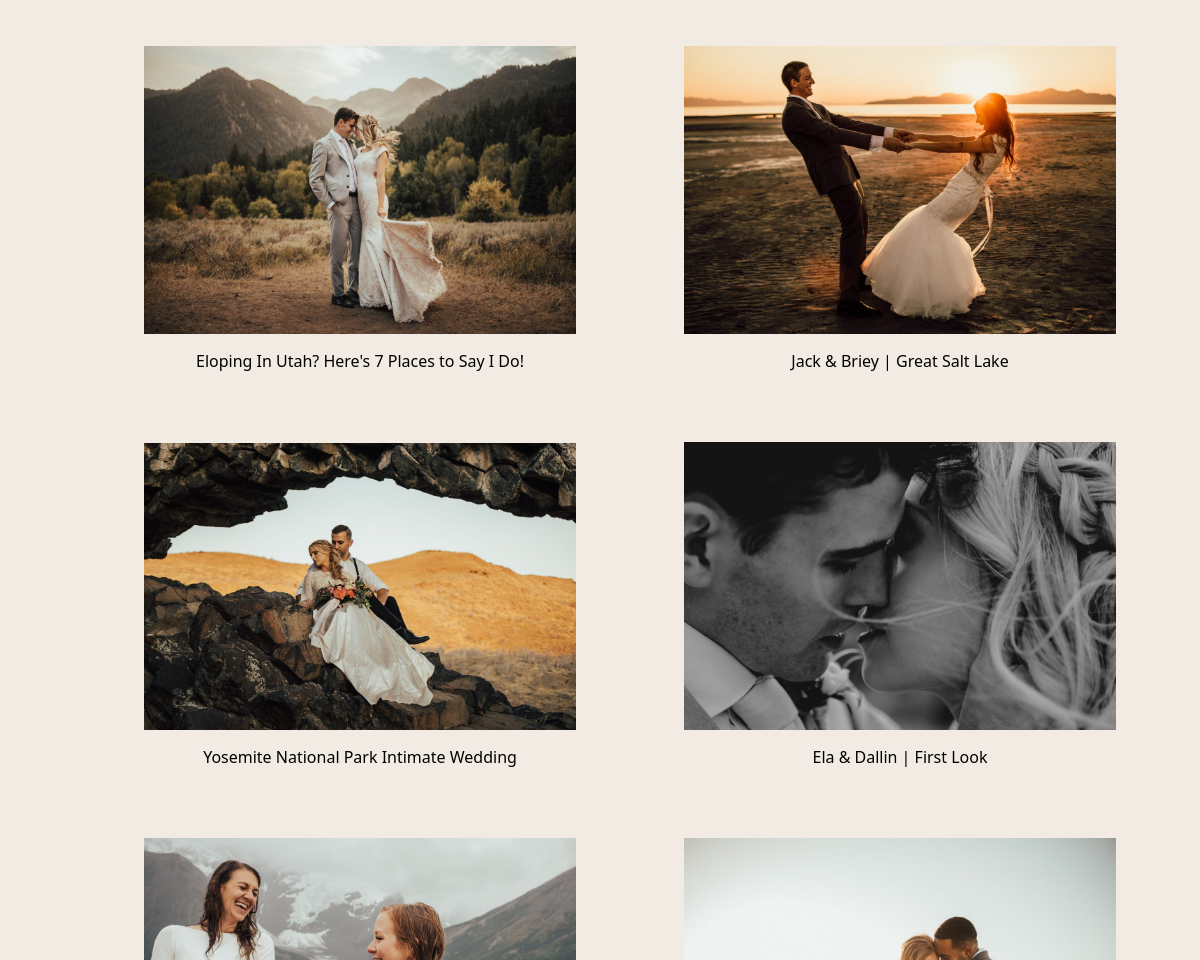
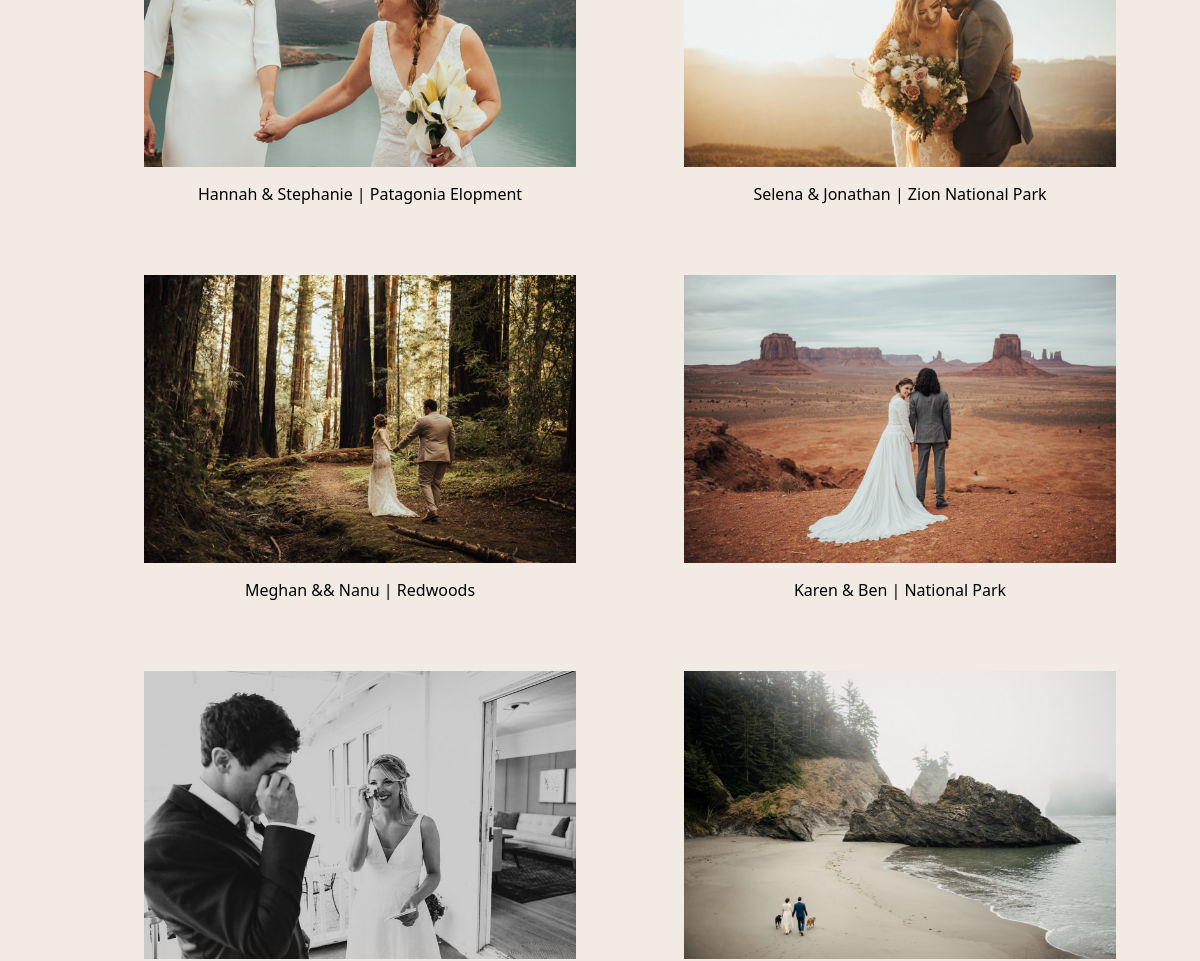
The page /Portofolio.php (middle part) on the database as committed earlier (2 pictures, top to bottom).
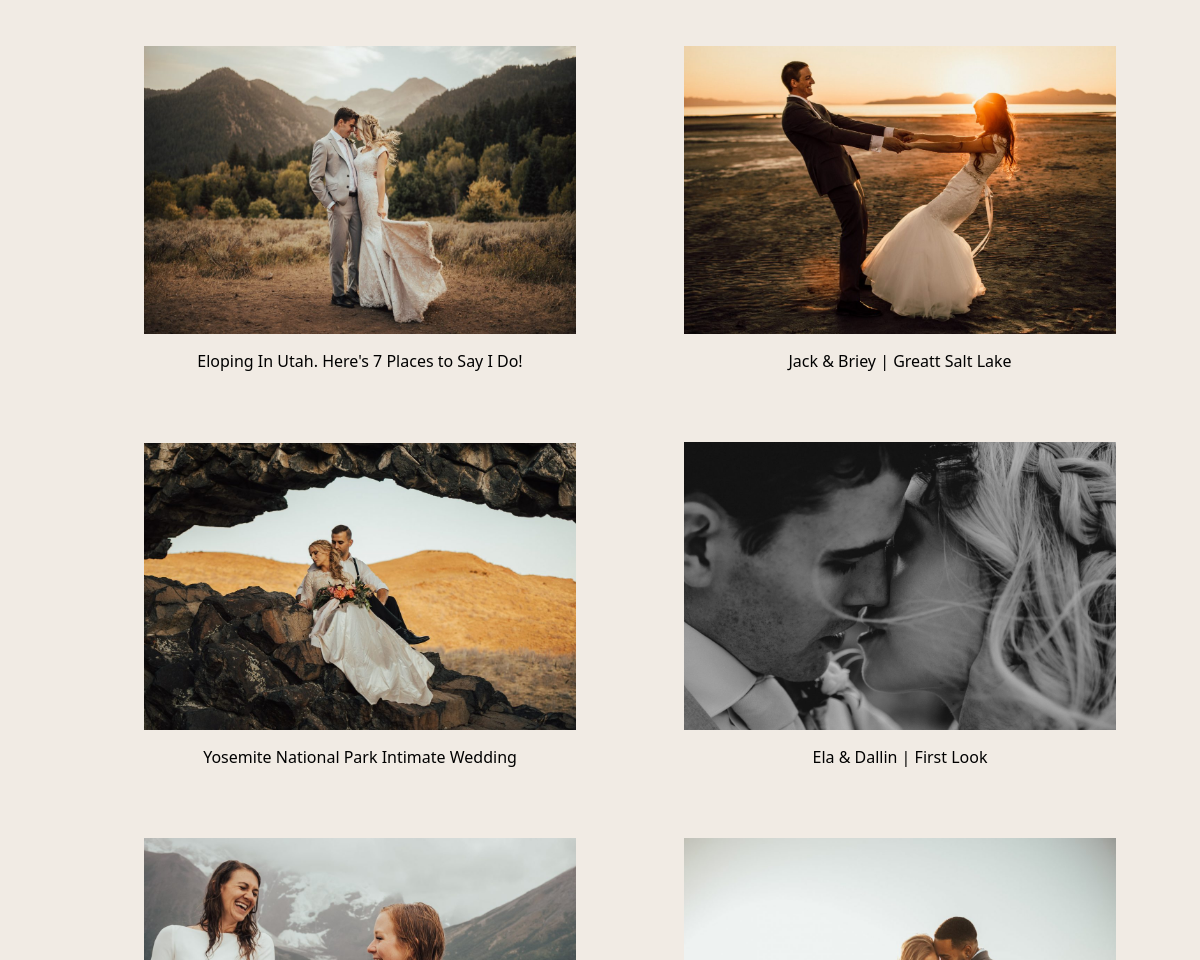
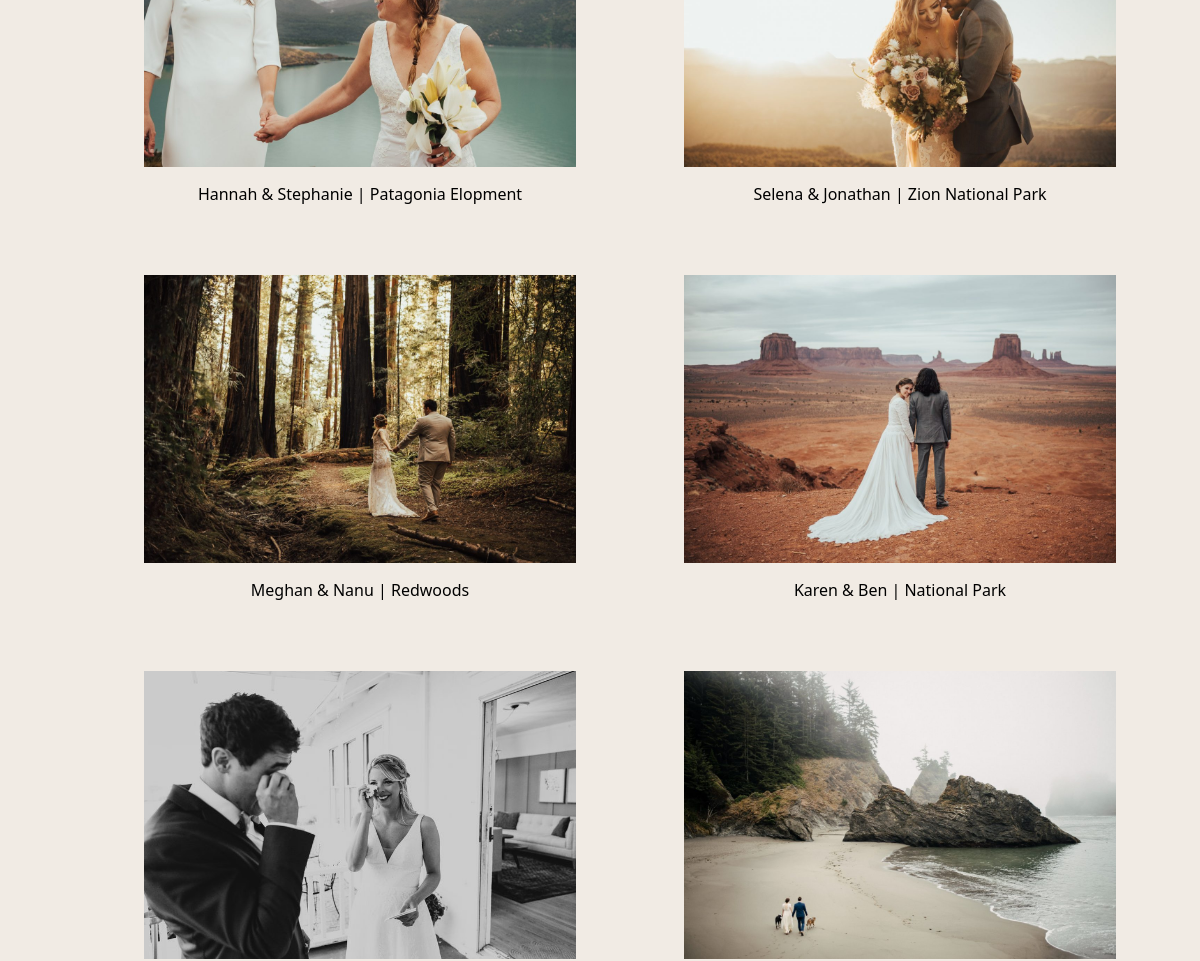
The same page on the database as committed later (2 pictures, top to bottom).
### tables this page shows
CREATE TABLE `portofolio` (
  `id` int(11) NOT NULL,
  `image_path` varchar(255) NOT NULL,
  `description` text NOT NULL,
  `last_edited_by` int(11) DEFAULT NULL
);

### Portofolio.php (the view, shortened to what this page needs)
<?php
$conn = (new DatabaseConnection())->startConnection();
$sql = "SELECT * FROM portofolio";
$result = $conn->query($sql);
$portofolioData = [];
if ($result->rowCount() > 0) {
    while ($row = $result->fetch(PDO::FETCH_ASSOC)) {
        $portofolioData[] = $row;
    }
}
?>
<!DOCTYPE html>
<html lang="en">
<head>
    <link rel="stylesheet" href="Portofolio.css">
</head>
<body>
        <?php include('Header.php'); ?>
    <main>
        <div class="portofoliopics">
            <?php foreach ($portofolioData as $portofolioItem): ?>
                <div class="portfolio-item">
                    <img src="<?php echo $portofolioItem['image_path']; ?>" alt="Photo">
                    <p><?php echo $portofolioItem['description']; ?></p>
                </div>
            <?php endforeach; ?>
        </div>
    </main>
</body>
</html>

Rows that differ between the two databases and show on the page:
changed portofolio: description "Eloping In Utah? Here's 7 Places to Say I Do!" → "Eloping In Utah. Here's 7 Places to Say I Do!"
changed portofolio: description "Jack & Briey | Great Salt Lake" → "Jack & Briey | Greatt Salt Lake"
changed portofolio: description "Meghan && Nanu | Redwoods" → "Meghan & Nanu | Redwoods"
